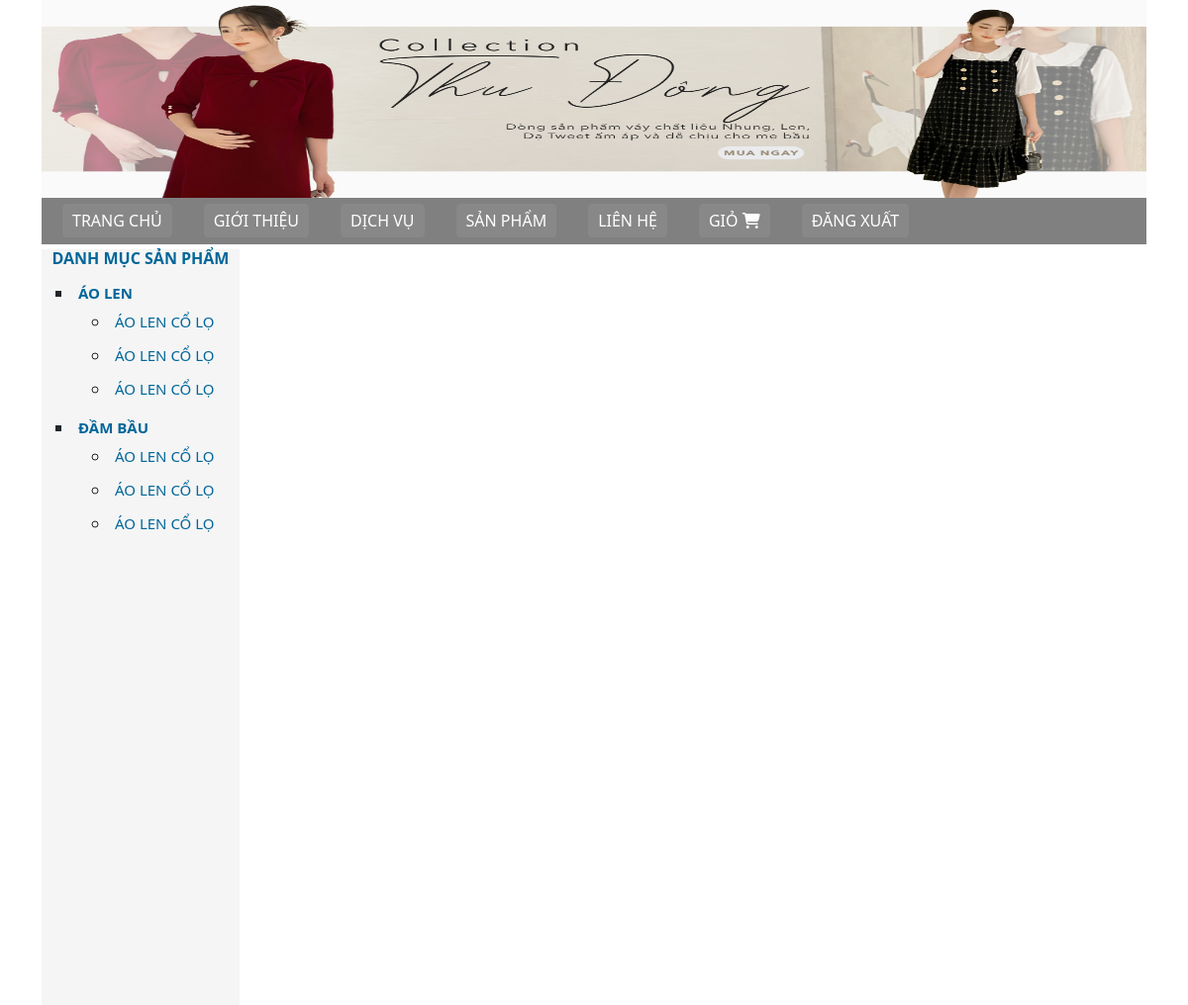
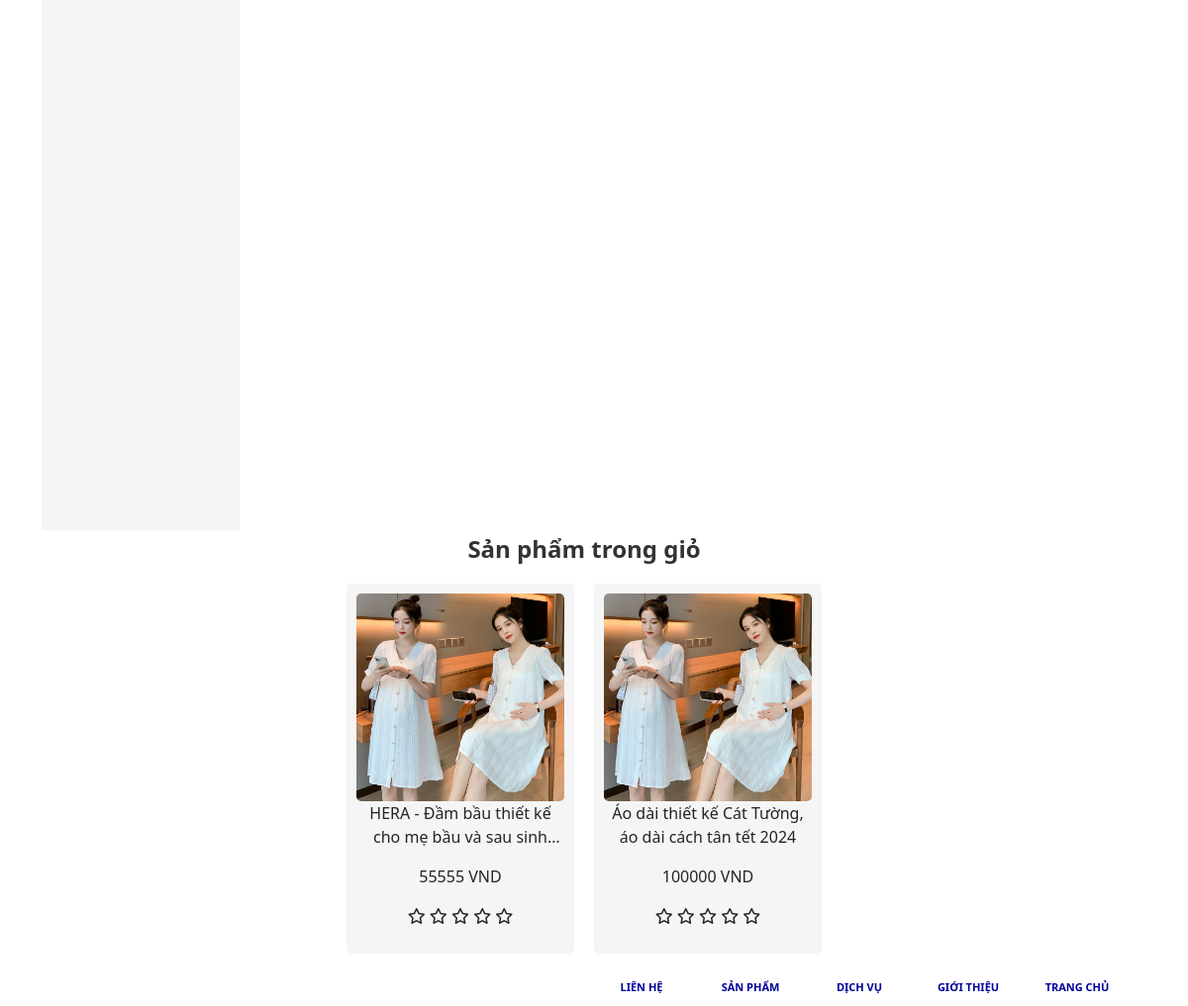
Screenshot of /Views/giohang.php (signed in) with the database file from the repository (2 pictures, top to bottom).
### tables this page shows
CREATE TABLE `product` (
  `maHangHoa` varchar(255) NOT NULL,
  `tenHangHoa` varchar(2552) NOT NULL,
  `donViTinh` varchar(255) NOT NULL,
  `donGia` int(255) NOT NULL,
  `hinh` varchar(255) NOT NULL
);

### Models/db.php (called while the page is built, shortened)
<?php
class Db{
public static $connection;
public function __construct(){
    if (!self::$connection) {
        self::$connection = new mysqli(DB_HOST, DB_USER, DB_PASSWORD, DB_NAME,PORT);
        self::$connection->set_charset(DB_CHARSET);
    }
return self::$connection;
}
}
?>

### Models/cart_db.php (called while the page is built, shortened)
<?php
require_once('db.php');
require_once('cart.php');
?>
<?php
class Cart_Db extends Db{
    public function layGioHang($user_email) {
        $sql = self::$connection->prepare("SELECT * FROM Carts WHERE user_email = ?");
        $sql->bind_param("s", $user_email);
        $sql->execute();
        $result = $sql->get_result();
        $items = $result->fetch_all(MYSQLI_ASSOC);
        $arrProduct = array();
        foreach ($items as $item) {
            $arrProduct[] = new Cart($item['user_email'], $item['maHangHoa'], $item['soLuong'], $item['tongTienGio']);
        }
        return $arrProduct;
    }
}

### Models/cart.php (called while the page is built, shortened)
<?php
class Cart{
    public function __construct($user_email,$maHangHoa,$soLuong,$tongTienGio){
        $this->maHangHoa = $maHangHoa;
    }
}

### Models/product_db.php (called while the page is built, shortened)
<?php
require_once('db.php');
require_once('product.php');
?>
<?php
class Product_Db extends Db{
    public function layHangHoa($maHangHoa) {
        $sql = self::$connection->prepare("SELECT * FROM product WHERE maHangHoa = ?");
        $sql->bind_param("s", $maHangHoa);
        $sql->execute();
        $product = $sql->get_result()->fetch_assoc();
        if ($product) {
            $item = new Product($product['maHangHoa'], $product['tenHangHoa'], $product['donViTinh'], $product['donGia'], $product['hinh']);
            return $item;
        }
        return null;
    }
}

### Models/product.php (called while the page is built, shortened)
<?php
class Product {
    public function __construct($maHangHoa,$tenHangHoa,$donViTinh,$donGia,$hinh){
        $this->tenHangHoa = $tenHangHoa;
        $this->donGia = $donGia;
        $this->hinh = $hinh;
    }
}

### Views/giohang.php (the view, shortened to what this page needs)
<?php
require_once('../Models/product_Db.php');
$product_db = new Product_Db();
if($_SESSION['user']){
    require_once('../Models/cart_db.php');
    $cart_db = new Cart_Db();
    $email_user = $_SESSION['user'][0]['email'];
    $my_cart = $cart_db->layGioHang($email_user);
    $maHangHoaArray = array();
    foreach ($my_cart as $cart) {
        $maHangHoaArray[] = $cart->maHangHoa;
    }
    $hangHoaArray = array();
    foreach ($maHangHoaArray as $maHangHoa) {
        $product = $product_db->layHangHoa($maHangHoa);
        if ($product) {
            $hangHoaArray[] = $product;
        }
    }
}
?>
<!DOCTYPE html>
<html lang="en">
<head>
    <link rel="stylesheet" href="../Public/Css/style.css">
    <link rel="stylesheet" href="https://cdnjs.cloudflare.com/ajax/libs/font-awesome/6.5.1/css/all.min.css" />
    <link href="https://cdn.jsdelivr.net/npm/bootstrap@5.0.2/dist/css/bootstrap.min.css" rel="stylesheet">
</head>
<body>
    <div class="container">
        <div class="banner">
            <img src="../Public/images/bannerdutiec.jpg" height="200" alt="">
        </div>
        <div class="menu">
            <a href="index.php">Trang chủ</a>
            <a href="">Giới thiệu</a>
            <a href="">Dịch vụ</a>
            <a href="">Sản phẩm</a>
            <a href="">Liên hệ</a>
            <?php if($_SESSION['loggedin'] == true){
                echo '
                <a href="">Giỏ <i class="fa-solid fa-cart-shopping"></i></a>
                <a href="../Controllers/dangxuat.php">Đăng xuất</a>
                ';
            }else{
                echo '<a href="auth/dangnhap.php">Đăng nhập</a>';
            } ?>
        </div>
        <div class="trai">
            <h3>Danh mục sản phẩm</h3>
            <ul>
                <li>
                    <a href="">Áo len</a>
                    <ul>
                        <li><a href="">Áo len cổ lọ</a></li>
                        <li><a href="">Áo len cổ lọ</a></li>
                        <li><a href="">Áo len cổ lọ</a></li>
                    </ul>
                </li>
                <li>
                    <a href="">Đầm bầu</a>
                    <ul>
                        <li><a href="">Áo len cổ lọ</a></li>
                        <li><a href="">Áo len cổ lọ</a></li>
                        <li><a href="">Áo len cổ lọ</a></li>
                    </ul>
                </li>
            </ul>
        </div>
        <div class="phai">
            <h3>Sản phẩm trong giỏ</h3>
            <div class="sanpham">
                <?php foreach ($hangHoaArray as $key => $value) { ?>
                <div class="box-san-pham">
                    <img src="../uploads/<?php echo $value->hinh ?>" height="210px" alt="">
                    <p class="ten-san-pham" style="display: -webkit-box; -webkit-line-clamp: 2; -webkit-box-orient: vertical; overflow: hidden; text-overflow: ellipsis;">
                        <?php echo $value->tenHangHoa ?>
                    </p>
                    <p class="gia"><?php echo $value->donGia ?> VND</p>
                    <p>
                        <i class="fa-regular fa-star"></i>
                        <i class="fa-regular fa-star"></i>
                        <i class="fa-regular fa-star"></i>
                        <i class="fa-regular fa-star"></i>
                        <i class="fa-regular fa-star"></i>
                    </p>
                </div>
                <?php } ?>
            </div>
        </div>
        <div class="footer">
            <div class="menuduoi">
                <a href="">Trang chủ</a>
                <a href="">Giới thiệu</a>
                <a href="">Dịch vụ</a>
                <a href="">Sản phẩm</a>
                <a href="">Liên hệ</a>
            </div>
        </div>
    </div>
</body>
</html>

### Public/Css/style.css (style rules this page uses)
* { margin: 0; padding: 0; }
.banner img { width: 100%; }
.menu { display: flex; background: #808080; padding-bottom: 6px; }
.menu a { text-transform: uppercase; color: #fff; margin-right: 30px; margin-top: 5px; text-decoration: none; padding: 5px 10px; border: 1px solid #808080; background-color: #888888; border-radius: 5px; }
.menu a:first-child { margin-left: 20px; }
.trai { background-color: #f5f5f5; float: left; margin-top: 5px; width: 200px; padding: 0; min-height: 1300px; }
.trai h3 { text-transform: uppercase; font-weight: bold; text-align: center; vertical-align: top; font-size: 16px; color: #006699; }
.trai ul { list-style: square; }
.trai ul li { text-transform: uppercase; font-weight: 900; padding: 5px; }
.trai ul li ul { list-style: circle; }
.trai ul li ul li { text-transform: uppercase; font-weight: normal; }
.trai ul li a { text-decoration: none; font-size: 15px; color: #006699; }
.phai { float: left; margin: 5px; width: 1086px; }
.phai h3 { font-size: 24px; color: #333; font-weight: bold; margin-bottom: 10px; text-align: center; }
.sanpham { margin: 0; display: flex; flex-wrap: wrap; justify-content: center; }
.box-san-pham { width: 230px; margin: 10px; padding: 10px; background-color: #f5f5f5; border-radius: 5px; text-align: center; }
.box-san-pham img { width: 100% ; object-fit: cover; max-height: 500px; object-fit: cover; border-radius: 5px; }
.footer { background-color: #FFFFFF; }
.menuduoi { height: 38px; line-height: 38px; font-family: 'Segoe UI', Tahoma, Geneva, Verdana, sans-serif; font-size: 11px; text-transform: uppercase; font-weight: bold; }
.menuduoi a { text-align: center; float: right; width: 80px; color: #000099; text-decoration: none; margin-right: 30px; }

### rows the page displays
product: hinh (picture), tenHangHoa "HERA - Đầm bầu thiết kế cho mẹ bầu và sau…", donGia "55555"
product: hinh (picture), tenHangHoa "Áo dài thiết kế Cát Tường, áo dài cách tân tết 2024", donGia "100000"
